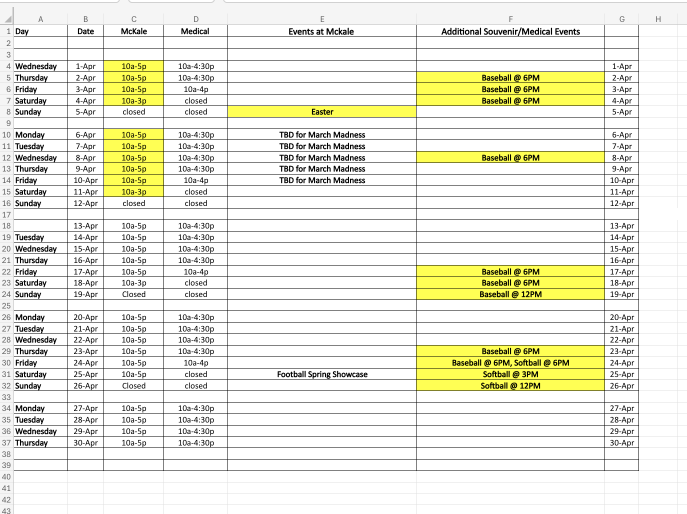
#> input picture process_calendar/april2026medicalmckale.png, 1374 x 1028 px (shown at 1/2 size)
$ python -i process_images.py   (imports and definitions only)
#> lines starting #> are read from the running program, lines starting #| are printed output that depends on the picture
#> further down, picture is the input picture: PIL image 1374x1028 RGBA; mean R, G, B, A 235.5, 235.5, 221.6, 255
import io
import os
import sys
import shutil
from PIL import Image, ImageCms
import numpy as np

def apply_icc_profile(image):
    """Convert image from its embedded ICC profile to sRGB, preserving appearance."""
    icc = image.info.get('icc_profile')
    if not icc:
        return image
    try:
        src_profile = ImageCms.ImageCmsProfile(io.BytesIO(icc))
        srgb_profile = ImageCms.createProfile('sRGB')
        if image.mode == 'RGBA':
            # Convert only the RGB channels, preserve alpha
            r, g, b, a = image.split()
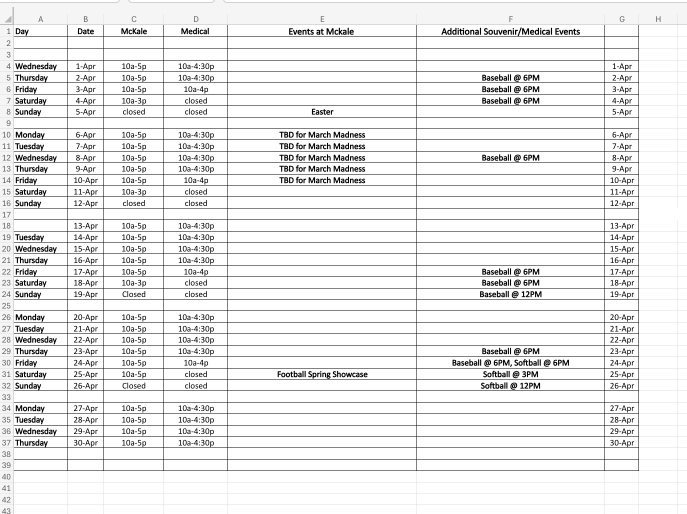
#> r: PIL image 1374x1028 L (shown at 1/2 size); min 0, max 255, mean 235.5
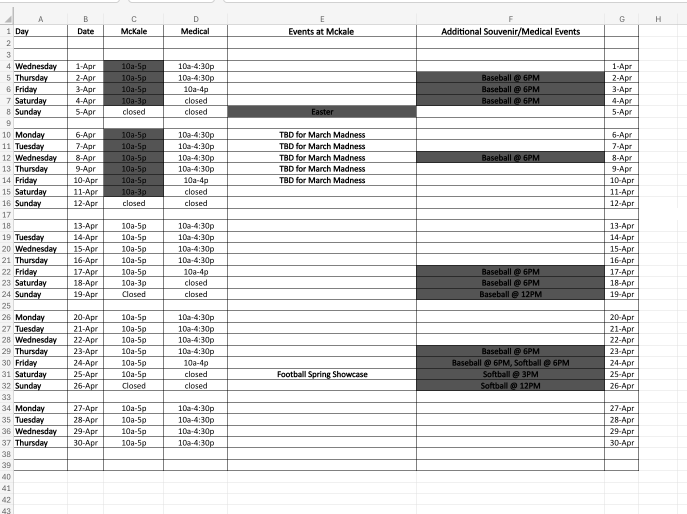
#> b: PIL image 1374x1028 L (shown at 1/2 size); min 0, max 255, mean 221.6
#> a: PIL image 1374x1028 L; every value is 255
            rgb = Image.merge('RGB', (r, g, b))
            rgb = ImageCms.profileToProfile(rgb, src_profile, srgb_profile, outputMode='RGB')
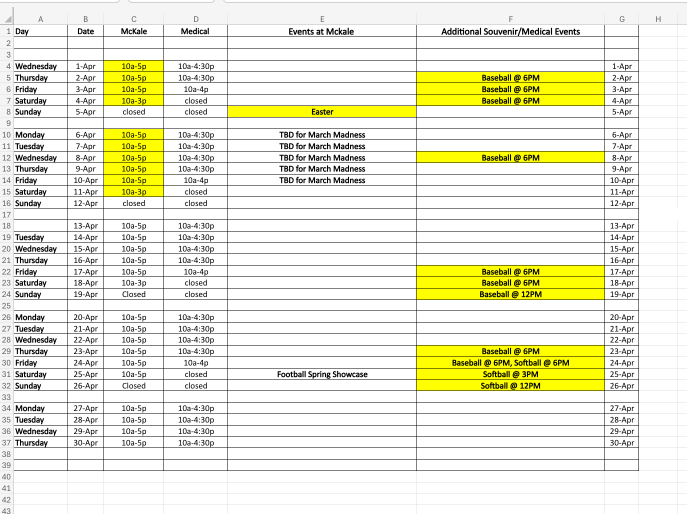
#> rgb: PIL image 1374x1028 RGB (shown at 1/2 size); mean R, G, B 235.5, 235.5, 214.8
            rgb.putalpha(a)
#> rgb: PIL image 1374x1028 RGBA
            return rgb
        if image.mode != 'RGB':
            image = image.convert('RGB')
        return ImageCms.profileToProfile(image, src_profile, srgb_profile, outputMode='RGB')
    except Exception:
        return image

# [101 lines left out: functions crop_and_frame, resize_and_center, process_images, not called in this run]

frame_ratio = float(sys.argv[1]) if len(sys.argv) > 1 else 0.08
# [1 line not run here, left out]

>>> from PIL import Image
>>> picture = Image.open('../process_calendar/april2026medicalmckale.png')
>>> result = apply_icc_profile(picture)
